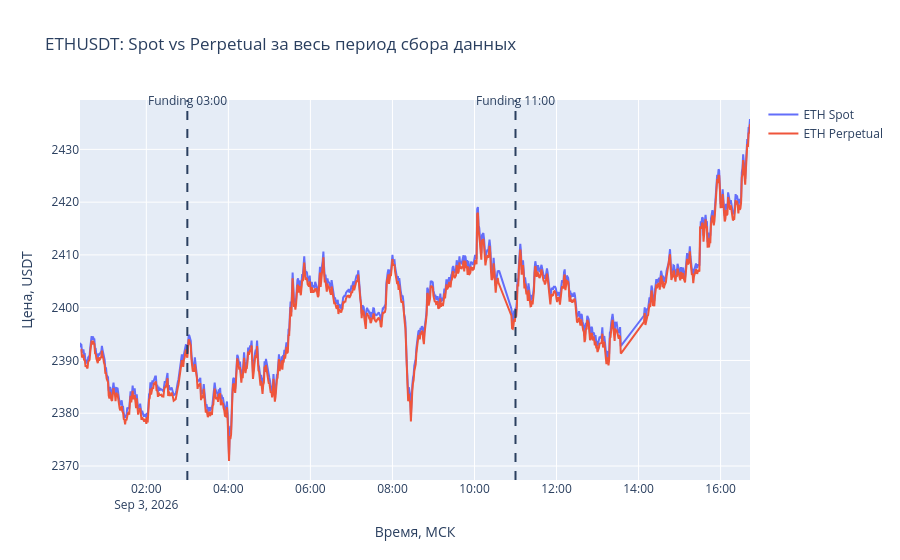

The notebook cell this image was saved under:
### Code cell
fig_eth = go.Figure()

fig_eth.add_trace(
    go.Scatter(
        x=eth_spot_full.index,
        y=eth_spot_full.values,
        mode="lines",
        name="ETH Spot"
    )
)

fig_eth.add_trace(
    go.Scatter(
        x=eth_perp_full.index,
        y=eth_perp_full.values,
        mode="lines",
        name="ETH Perpetual"
    )
)

funding_times = [
    ("2026-09-03 03:00:00", "Funding 03:00"),
    ("2026-09-03 11:00:00", "Funding 11:00")
]

for funding_time, label in funding_times:
    fig_eth.add_shape(
        type="line",
        x0=funding_time,
        x1=funding_time,
        y0=0,
        y1=1,
        xref="x",
        yref="paper",
        line=dict(dash="dash")
    )

    fig_eth.add_annotation(
        x=funding_time,
        y=1,
        xref="x",
        yref="paper",
        text=label,
        showarrow=False,
        yshift=10
    )

fig_eth.update_layout(
    title="ETHUSDT: Spot vs Perpetual за весь период сбора данных",
    xaxis_title="Время, МСК",
    yaxis_title="Цена, USDT",
    hovermode="x unified"
)

fig_eth.show()

### Figure 1 — Plotly figure (JSON) as saved in the notebook; plotly's stock layout.template omitted (floating-point values rounded to 4 significant figures; data arrays with more than 128 entries replaced by an {"elided": "..."} marker saying what was removed)
{"data": [{"mode": "lines", "name": "ETH Spot", "type": "scatter", "x": {"elided": "928 str values"}, "y": {"elided": "928 float values"}}, {"mode": "lines", "name": "ETH Perpetual", "type": "scatter", "x": {"elided": "927 str values"}, "y": {"elided": "927 float values"}}], "layout": {"annotations": [{"showarrow": false, "text": "Funding 03:00", "x": "2026-09-03 03:00:00", "xref": "x", "y": 1, "yref": "paper", "yshift": 10}, {"showarrow": false, "text": "Funding 11:00", "x": "2026-09-03 11:00:00", "xref": "x", "y": 1, "yref": "paper", "yshift": 10}], "hovermode": "x unified", "shapes": [{"line": {"dash": "dash"}, "type": "line", "x0": "2026-09-03 03:00:00", "x1": "2026-09-03 03:00:00", "xref": "x", "y0": 0, "y1": 1, "yref": "paper"}, {"line": {"dash": "dash"}, "type": "line", "x0": "2026-09-03 11:00:00", "x1": "2026-09-03 11:00:00", "xref": "x", "y0": 0, "y1": 1, "yref": "paper"}], "title": {"text": "ETHUSDT: Spot vs Perpetual за весь период сбора данных"}, "xaxis": {"title": {"text": "Время, МСК"}}, "yaxis": {"title": {"text": "Цена, USDT"}}}}
